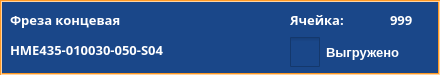
<?xml version="1.0" encoding="UTF-8"?>
<ui version="4.0">
 <class>widget_17_mass_drop</class>
 <widget class="QWidget" name="widget_17_mass_drop">
  <property name="geometry">
   <rect>
    <x>0</x>
    <y>0</y>
    <width>440</width>
    <height>75</height>
   </rect>
  </property>
  <property name="windowTitle">
   <string>widget_17_mass_drop</string>
  </property>
  <property name="layoutDirection">
   <enum>Qt::LeftToRight</enum>
  </property>
  <property name="styleSheet">
   <string notr="true">QLabel {
	color: #FFFFFF;
	border-width: 0px;
	border-radius: 0px;
}
#background {
	color: #FFFFFF;
	background-color: #1A4789;
	border-width: 2px;
	border-style: groove;
	border-color: #ff9923;
	border-radius: 0px;
}

QCheckBox {
color: #FFFFFF;
background-color: #1A4789;
border-width: 0px;
border-radius: 0px;
}
QCheckBox::indicator {
	width: 30px; 
	height: 30px;
}
QCheckBox::indicator:unchecked {
    image: url(:/icons/unchecked.png)
}
QCheckBox::indicator:checked {
    image: url(:/icons/checked.png)
}
</string>
  </property>
  <widget class="QLabel" name="group_name">
   <property name="geometry">
    <rect>
     <x>10</x>
     <y>5</y>
     <width>271</width>
     <height>30</height>
    </rect>
   </property>
   <property name="palette">
    <palette>
     <active>
      <colorrole role="WindowText">
       <brush brushstyle="SolidPattern">
        <color alpha="255">
         <red>255</red>
         <green>255</green>
         <blue>255</blue>
        </color>
       </brush>
      </colorrole>
      <colorrole role="Button">
       <brush brushstyle="SolidPattern">
        <color alpha="255">
         <red>26</red>
         <green>71</green>
         <blue>137</blue>
        </color>
       </brush>
      </colorrole>
      <colorrole role="Text">
       <brush brushstyle="SolidPattern">
        <color alpha="255">
         <red>255</red>
         <green>255</green>
         <blue>255</blue>
        </color>
       </brush>
      </colorrole>
      <colorrole role="ButtonText">
       <brush brushstyle="SolidPattern">
        <color alpha="255">
         <red>255</red>
         <green>255</green>
         <blue>255</blue>
        </color>
       </brush>
      </colorrole>
      <colorrole role="Base">
       <brush brushstyle="SolidPattern">
        <color alpha="255">
         <red>26</red>
         <green>71</green>
         <blue>137</blue>
        </color>
       </brush>
      </colorrole>
      <colorrole role="Window">
       <brush brushstyle="SolidPattern">
        <color alpha="255">
         <red>26</red>
         <green>71</green>
         <blue>137</blue>
        </color>
       </brush>
      </colorrole>
      <colorrole role="PlaceholderText">
       <brush brushstyle="SolidPattern">
        <color alpha="128">
         <red>78</red>
         <green>155</green>
         <blue>229</blue>
        </color>
       </brush>
      </colorrole>
     </active>
     <inactive>
      <colorrole role="WindowText">
       <brush brushstyle="SolidPattern">
        <color alpha="255">
         <red>255</red>
         <green>255</green>
         <blue>255</blue>
        </color>
       </brush>
      </colorrole>
      <colorrole role="Button">
       <brush brushstyle="SolidPattern">
        <color alpha="255">
         <red>26</red>
         <green>71</green>
         <blue>137</blue>
        </color>
       </brush>
      </colorrole>
      <colorrole role="Text">
       <brush brushstyle="SolidPattern">
        <color alpha="255">
         <red>255</red>
         <green>255</green>
         <blue>255</blue>
        </color>
       </brush>
      </colorrole>
      <colorrole role="ButtonText">
       <brush brushstyle="SolidPattern">
        <color alpha="255">
         <red>255</red>
         <green>255</green>
         <blue>255</blue>
        </color>
       </brush>
      </colorrole>
      <colorrole role="Base">
       <brush brushstyle="SolidPattern">
        <color alpha="255">
         <red>26</red>
         <green>71</green>
         <blue>137</blue>
        </color>
       </brush>
      </colorrole>
      <colorrole role="Window">
       <brush brushstyle="SolidPattern">
        <color alpha="255">
         <red>26</red>
         <green>71</green>
         <blue>137</blue>
        </color>
       </brush>
      </colorrole>
      <colorrole role="PlaceholderText">
       <brush brushstyle="SolidPattern">
        <color alpha="128">
         <red>78</red>
         <green>155</green>
         <blue>229</blue>
        </color>
       </brush>
      </colorrole>
     </inactive>
     <disabled>
      <colorrole role="WindowText">
       <brush brushstyle="SolidPattern">
        <color alpha="255">
         <red>255</red>
         <green>255</green>
         <blue>255</blue>
        </color>
       </brush>
      </colorrole>
      <colorrole role="Button">
       <brush brushstyle="SolidPattern">
        <color alpha="255">
         <red>26</red>
         <green>71</green>
         <blue>137</blue>
        </color>
       </brush>
      </colorrole>
      <colorrole role="Text">
       <brush brushstyle="SolidPattern">
        <color alpha="255">
         <red>255</red>
         <green>255</green>
         <blue>255</blue>
        </color>
       </brush>
      </colorrole>
      <colorrole role="ButtonText">
       <brush brushstyle="SolidPattern">
        <color alpha="255">
         <red>255</red>
         <green>255</green>
         <blue>255</blue>
        </color>
       </brush>
      </colorrole>
      <colorrole role="Base">
       <brush brushstyle="SolidPattern">
        <color alpha="255">
         <red>26</red>
         <green>71</green>
         <blue>137</blue>
        </color>
       </brush>
      </colorrole>
      <colorrole role="Window">
       <brush brushstyle="SolidPattern">
        <color alpha="255">
         <red>26</red>
         <green>71</green>
         <blue>137</blue>
        </color>
       </brush>
      </colorrole>
      <colorrole role="PlaceholderText">
       <brush brushstyle="SolidPattern">
        <color alpha="128">
         <red>78</red>
         <green>155</green>
         <blue>229</blue>
        </color>
       </brush>
      </colorrole>
     </disabled>
    </palette>
   </property>
   <property name="font">
    <font>
     <family>Arial Black</family>
     <pointsize>10</pointsize>
     <weight>75</weight>
     <bold>true</bold>
    </font>
   </property>
   <property name="text">
    <string>Фреза концевая</string>
   </property>
   <property name="alignment">
    <set>Qt::AlignLeading|Qt::AlignLeft|Qt::AlignVCenter</set>
   </property>
  </widget>
  <widget class="QLabel" name="tools_name">
   <property name="geometry">
    <rect>
     <x>10</x>
     <y>35</y>
     <width>271</width>
     <height>30</height>
    </rect>
   </property>
   <property name="palette">
    <palette>
     <active>
      <colorrole role="WindowText">
       <brush brushstyle="SolidPattern">
        <color alpha="255">
         <red>255</red>
         <green>255</green>
         <blue>255</blue>
        </color>
       </brush>
      </colorrole>
      <colorrole role="Button">
       <brush brushstyle="SolidPattern">
        <color alpha="255">
         <red>26</red>
         <green>71</green>
         <blue>137</blue>
        </color>
       </brush>
      </colorrole>
      <colorrole role="Text">
       <brush brushstyle="SolidPattern">
        <color alpha="255">
         <red>255</red>
         <green>255</green>
         <blue>255</blue>
        </color>
       </brush>
      </colorrole>
      <colorrole role="ButtonText">
       <brush brushstyle="SolidPattern">
        <color alpha="255">
         <red>255</red>
         <green>255</green>
         <blue>255</blue>
        </color>
       </brush>
      </colorrole>
      <colorrole role="Base">
       <brush brushstyle="SolidPattern">
        <color alpha="255">
         <red>26</red>
         <green>71</green>
         <blue>137</blue>
        </color>
       </brush>
      </colorrole>
      <colorrole role="Window">
       <brush brushstyle="SolidPattern">
        <color alpha="255">
         <red>26</red>
         <green>71</green>
         <blue>137</blue>
        </color>
       </brush>
      </colorrole>
      <colorrole role="PlaceholderText">
       <brush brushstyle="SolidPattern">
        <color alpha="128">
         <red>0</red>
         <green>49</green>
         <blue>114</blue>
        </color>
       </brush>
      </colorrole>
     </active>
     <inactive>
      <colorrole role="WindowText">
       <brush brushstyle="SolidPattern">
        <color alpha="255">
         <red>255</red>
         <green>255</green>
         <blue>255</blue>
        </color>
       </brush>
      </colorrole>
      <colorrole role="Button">
       <brush brushstyle="SolidPattern">
        <color alpha="255">
         <red>26</red>
         <green>71</green>
         <blue>137</blue>
        </color>
       </brush>
      </colorrole>
      <colorrole role="Text">
       <brush brushstyle="SolidPattern">
        <color alpha="255">
         <red>255</red>
         <green>255</green>
         <blue>255</blue>
        </color>
       </brush>
      </colorrole>
      <colorrole role="ButtonText">
       <brush brushstyle="SolidPattern">
        <color alpha="255">
         <red>255</red>
         <green>255</green>
         <blue>255</blue>
        </color>
       </brush>
      </colorrole>
      <colorrole role="Base">
       <brush brushstyle="SolidPattern">
        <color alpha="255">
         <red>26</red>
         <green>71</green>
         <blue>137</blue>
        </color>
       </brush>
      </colorrole>
      <colorrole role="Window">
       <brush brushstyle="SolidPattern">
        <color alpha="255">
         <red>26</red>
         <green>71</green>
         <blue>137</blue>
        </color>
       </brush>
      </colorrole>
      <colorrole role="PlaceholderText">
       <brush brushstyle="SolidPattern">
        <color alpha="128">
         <red>0</red>
         <green>49</green>
         <blue>114</blue>
        </color>
       </brush>
      </colorrole>
     </inactive>
     <disabled>
      <colorrole role="WindowText">
       <brush brushstyle="SolidPattern">
        <color alpha="255">
         <red>255</red>
         <green>255</green>
         <blue>255</blue>
        </color>
       </brush>
      </colorrole>
      <colorrole role="Button">
       <brush brushstyle="SolidPattern">
        <color alpha="255">
         <red>26</red>
         <green>71</green>
         <blue>137</blue>
        </color>
       </brush>
      </colorrole>
      <colorrole role="Text">
       <brush brushstyle="SolidPattern">
        <color alpha="255">
         <red>255</red>
         <green>255</green>
         <blue>255</blue>
        </color>
       </brush>
      </colorrole>
      <colorrole role="ButtonText">
       <brush brushstyle="SolidPattern">
        <color alpha="255">
         <red>255</red>
         <green>255</green>
         <blue>255</blue>
        </color>
       </brush>
      </colorrole>
      <colorrole role="Base">
       <brush brushstyle="SolidPattern">
        <color alpha="255">
         <red>26</red>
         <green>71</green>
         <blue>137</blue>
        </color>
       </brush>
      </colorrole>
      <colorrole role="Window">
       <brush brushstyle="SolidPattern">
        <color alpha="255">
         <red>26</red>
         <green>71</green>
         <blue>137</blue>
        </color>
       </brush>
      </colorrole>
      <colorrole role="PlaceholderText">
       <brush brushstyle="SolidPattern">
        <color alpha="128">
         <red>0</red>
         <green>49</green>
         <blue>114</blue>
        </color>
       </brush>
      </colorrole>
     </disabled>
    </palette>
   </property>
   <property name="font">
    <font>
     <family>Arial Black</family>
     <pointsize>10</pointsize>
     <weight>75</weight>
     <bold>true</bold>
    </font>
   </property>
   <property name="text">
    <string>HME435-010030-050-S04</string>
   </property>
   <property name="alignment">
    <set>Qt::AlignLeading|Qt::AlignLeft|Qt::AlignVCenter</set>
   </property>
  </widget>
  <widget class="QLabel" name="lbl_info">
   <property name="geometry">
    <rect>
     <x>290</x>
     <y>5</y>
     <width>60</width>
     <height>30</height>
    </rect>
   </property>
   <property name="font">
    <font>
     <family>Arial Black</family>
     <pointsize>10</pointsize>
     <weight>75</weight>
     <bold>true</bold>
    </font>
   </property>
   <property name="text">
    <string>Ячейка:</string>
   </property>
   <property name="alignment">
    <set>Qt::AlignLeading|Qt::AlignLeft|Qt::AlignVCenter</set>
   </property>
  </widget>
  <widget class="QLabel" name="cell_number">
   <property name="geometry">
    <rect>
     <x>390</x>
     <y>5</y>
     <width>41</width>
     <height>30</height>
    </rect>
   </property>
   <property name="font">
    <font>
     <family>Arial Black</family>
     <pointsize>10</pointsize>
     <weight>75</weight>
     <bold>true</bold>
    </font>
   </property>
   <property name="text">
    <string>999</string>
   </property>
   <property name="alignment">
    <set>Qt::AlignLeading|Qt::AlignLeft|Qt::AlignVCenter</set>
   </property>
  </widget>
  <widget class="QCheckBox" name="checkBox">
   <property name="enabled">
    <bool>true</bool>
   </property>
   <property name="geometry">
    <rect>
     <x>290</x>
     <y>35</y>
     <width>131</width>
     <height>34</height>
    </rect>
   </property>
   <property name="sizePolicy">
    <sizepolicy hsizetype="Minimum" vsizetype="Fixed">
     <horstretch>0</horstretch>
     <verstretch>0</verstretch>
    </sizepolicy>
   </property>
   <property name="font">
    <font>
     <family>Arial</family>
     <pointsize>10</pointsize>
     <weight>75</weight>
     <bold>true</bold>
     <stylestrategy>PreferDefault</stylestrategy>
    </font>
   </property>
   <property name="autoFillBackground">
    <bool>false</bool>
   </property>
   <property name="text">
    <string>Выгружено</string>
   </property>
   <property name="iconSize">
    <size>
     <width>31</width>
     <height>31</height>
    </size>
   </property>
   <property name="checkable">
    <bool>true</bool>
   </property>
   <property name="checked">
    <bool>false</bool>
   </property>
   <property name="tristate">
    <bool>false</bool>
   </property>
  </widget>
  <widget class="QLabel" name="background">
   <property name="geometry">
    <rect>
     <x>0</x>
     <y>0</y>
     <width>440</width>
     <height>75</height>
    </rect>
   </property>
   <property name="frameShape">
    <enum>QFrame::StyledPanel</enum>
   </property>
   <property name="frameShadow">
    <enum>QFrame::Sunken</enum>
   </property>
   <property name="text">
    <string/>
   </property>
  </widget>
  <zorder>background</zorder>
  <zorder>group_name</zorder>
  <zorder>tools_name</zorder>
  <zorder>lbl_info</zorder>
  <zorder>cell_number</zorder>
  <zorder>checkBox</zorder>
 </widget>
 <resources>
  <include location="../../img/resources_widget.qrc"/>
 </resources>
 <connections/>
</ui>
